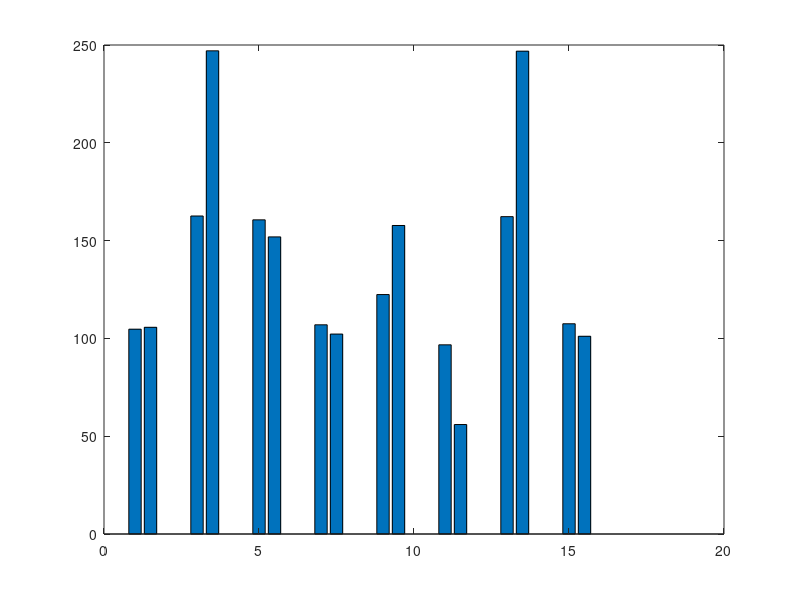

The MATLAB source for this figure: (Note: this script raises an error after producing the figure.)

%% validation scenario 1------ 8 STAs --- 20 meters
clear all
DCF_throughput = [107.3781  161.0671  161.0671  107.3781  120.7262   96.6996  161.0671  107.3781];
CSR_throughput = [106.4197  246.4265  152.6019  101.6737  157.3479   57.1344  248.0693  101.6737];

plot_BianchiThroughput = [DCF_throughput;CSR_throughput];
plot_BianchiThroughput = reshape(plot_BianchiThroughput,[],1)';




xValues = [ 1 1.5    3 3.5    5 5.5    7 7.5   9 9.5    11 11.5    13 13.5    15 15.5];
rng(1);
for j = 1:length(plot_BianchiThroughput)
    pd = makedist('Normal','mu',plot_BianchiThroughput(j),'sigma',1);   % create a random variable with Normal dist, mean=0 and std deviation=1
    plot_SimThroughput(j) = random(pd);
end 

% yvalues = sprintfc('%.2f',B(1,:));
linestyle = {'-', ':'};
linewidth = [1.5, 1.5];

plotMatrix = [plot_SimThroughput;plot_BianchiThroughput];
figure
for i = 1:2   
    if i == 1 
        b = bar(xValues, plotMatrix(i,:));
        b.LineStyle = linestyle(i);
        b.LineWidth = linewidth(i);
        b.EdgeColor = 'flat';
        b.FaceColor = 'flat';
        b.FaceAlpha = 0.5;
        b.CData(1,:) = [0.2118, 0.6353, 0.6784];
        b.CData(2,:) = [0.9373, 0.5294, 0.2588];

        b.CData(3,:) = [0.2118, 0.6353, 0.6784];
        b.CData(4,:) = [0.9373, 0.5294, 0.2588];

        b.CData(5,:) = [0.2118, 0.6353, 0.6784];
        b.CData(6,:) = [0.9373, 0.5294, 0.2588];

        b.CData(7,:) = [0.2118, 0.6353, 0.6784];
        b.CData(8,:) = [0.9373, 0.5294, 0.2588];

        b.CData(9,:) = [0.2118, 0.6353, 0.6784];
        b.CData(10,:) = [0.9373, 0.5294, 0.2588];

        b.CData(11,:) = [0.2118, 0.6353, 0.6784];
        b.CData(12,:) = [0.9373, 0.5294, 0.2588];

        b.CData(13,:) = [0.2118, 0.6353, 0.6784];
        b.CData(14,:) = [0.9373, 0.5294, 0.2588];

        b.CData(15,:) = [0.2118, 0.6353, 0.6784];
        b.CData(16,:) = [0.9373, 0.5294, 0.2588];
        

        title('', 'interpreter','latex', 'FontSize', 14);
        
        xticks([1.25    3.25    5.25    7.25   9.25    11.25   13.25  15.25]);
        xticklabels({'1' '2' '3' '4' '5' '6' '7' '8'});
        xtickangle(0);
        xlabel('STA', 'interpreter','latex', 'FontSize', 16)

        ylim([0 300]);
        yticks(0:50:300);
        ylabel('STA Throughput [Mbps]', 'interpreter','latex', 'FontSize', 16)
        ax = gca;
        ax.XAxis.LineWidth = 1.5;
        ax.YAxis.LineWidth = 1.5;
        set(gca, 'TickLabelInterpreter','latex', 'FontSize', 14);
        grid on
        hold on
        % text(A,B(1,:),yvalues,'vert','bottom','horiz','center');
        box off
    else
        asteriskValues = xValues;
        for k = 1:length(xValues)
            plot(asteriskValues(k), plot_BianchiThroughput(k), '*', 'LineWidth', 1, 'MarkerSize', 12, 'MarkerEdgeColor', [0 0 0], 'MarkerFaceColor',[0 0 0]);
                % 'HorizontalAlignment', 'center', 'VerticalAlignment', 'middle', 'FontSize',22, 'Interpreter', 'latex');
        end
        % b.FaceColor = 'none'; 
        % set(gca, 'TickLabelInterpreter','latex', 'FontSize', 14);  
    end
end


%%
%%%%%% legend
B = [11.7399 10.8998];

colordatabase = [ [0.2118, 0.6353, 0.6784];        
                  [0.9373, 0.5294, 0.2588]];
names = {'DCF' 'C-SR' 'Analytical'};    


figure
for i=1:length(B)
    b = bar(1,B(i));
    b.EdgeColor = 'flat';
    b.FaceColor = 'flat';
    b.FaceAlpha = 0.5;
    b.CData(1,:) = colordatabase(i,:);
    hold on
end
ylim([0 50]);
plot(1,5,'*', 'LineWidth', 1, 'MarkerSize', 12, 'MarkerEdgeColor', [0 0 0], 'MarkerFaceColor',[0 0 0]);
legend(names, 'Interpreter','latex', 'location', 'north', 'Orientation', 'vertical'  , 'FontSize', 14);

